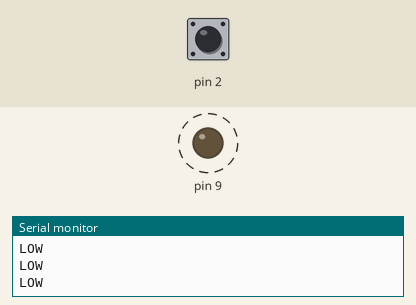
Recording of a sketch running on a simulated Arduino Uno, built with avr-gcc and run on an emulated ATmega328P. Shown: output pins drawn as LEDs (lit = HIGH), the last lines printed to the serial monitor. Dashed ring = blinking. The test bench sets the inputs (shaded band); at power-on: pin 2 HIGH.

Above: at 1.2 s.
1.3 s: pin 2 pulled LOW for 0.6 s
At 2.2 s:
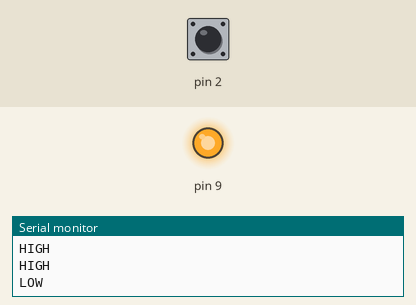
4.9 s: pin 2 pulled LOW for 1 s
At 5.5 s:
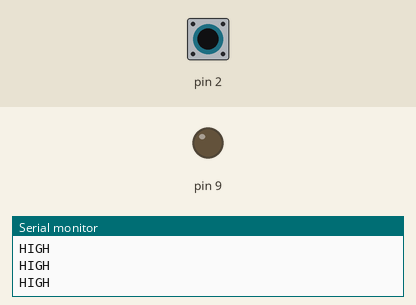
Timing chart, 0 to 5.7 s (numbered marks = the images above; inputs shaded):
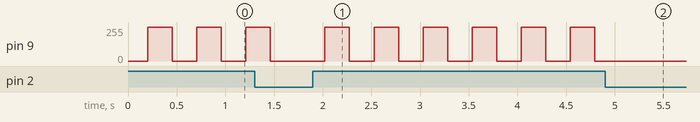

The sketch:

fsk_arduino.ino
```cpp
boolean button;
int F = 2;                                                   //frequency of the signal
int Fs = 500;                                                //sampling frequency
int n = 500;                                                 //number of samples
float t;                                                     //Time instance
int sampling_interval;
byte samples[500];                                           // to store the samples

void setup() {
  Serial.begin(9600);
  pinMode(9, OUTPUT);
  pinMode(2, INPUT_PULLUP);
  for (int n = 0; n < 500; n++)
  {
    t = (float) n / Fs;                                       //creating time isntance to find the 500 samples
    samples[n] = (byte) (127.0 * sin(2 * 3.14 * t) + 127.0 ); //calculating the sin value at each time instance
  }
}

void loop() {
  button = digitalRead(2);
  if(button == LOW){
    F = 10;
    sampling_interval = 1000000 / (F * n);                    //sampling interval Ts = 1/frequency x number of sample (Ts = 1/Fn or Ts = T/n)x1000000 to convert it in µS
    Serial.println("HIGH");
  }
  else{
    F = 2;
    sampling_interval = 1000000 / (F * n);
    Serial.println("LOW");
  }
  for (int j = 0; j < 500; j++) {
    analogWrite(9, samples[j]);
    delayMicroseconds(sampling_interval);                      //time interval
  }
}
```

Measured:
- after the input at 4.9 s, pin 9: stays 0/255 (without the input it goes to 253/255 after 0.15 s)
- by itself, pin 9: repeats every 0.50 s: 253/255 0.25 s, 0/255 0.25 s
